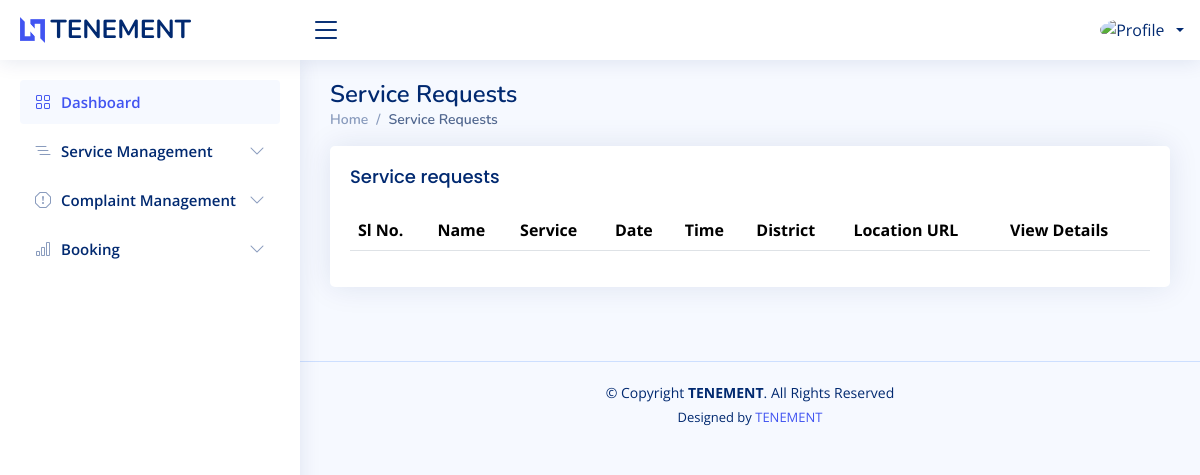
Page /employee/payment.php on the earlier database version.
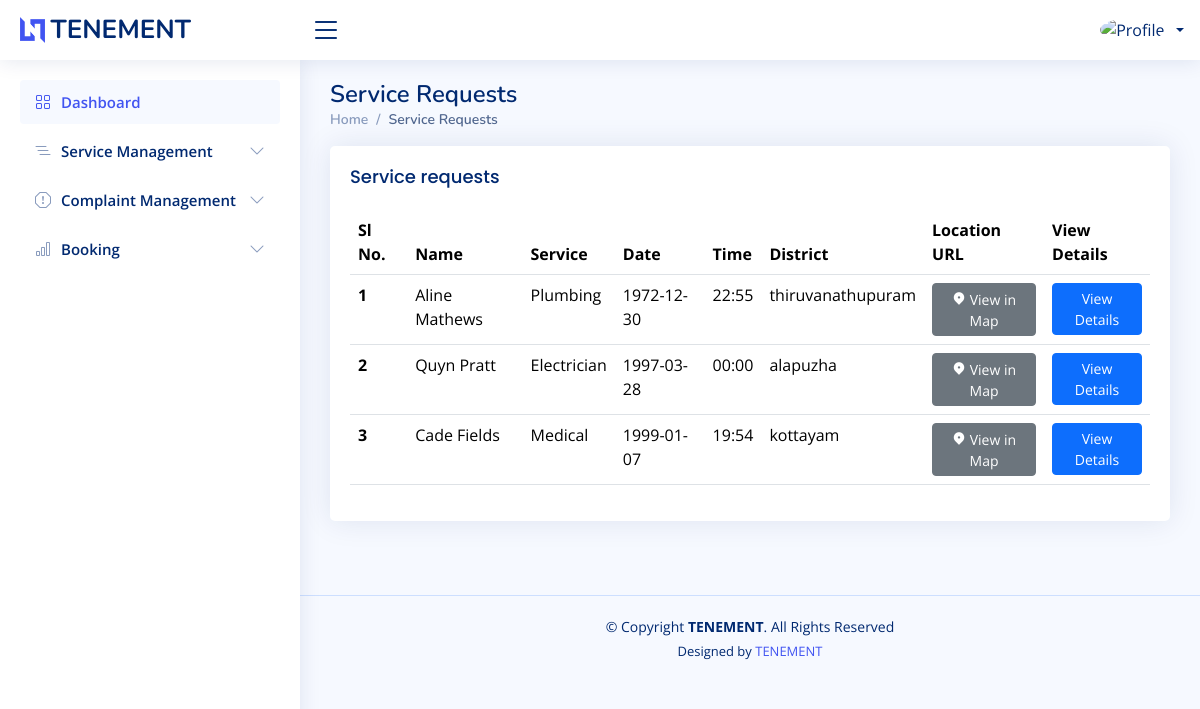
Same page on the later database version.
### tables this page shows
CREATE TABLE `booking` (
  `bookingid` int(50) NOT NULL,
  `name` varchar(50) NOT NULL,
  `phone` varchar(50) NOT NULL,
  `date` date NOT NULL,
  `time` varchar(50) NOT NULL DEFAULT current_timestamp(),
  `address` varchar(200) NOT NULL,
  `district` varchar(50) NOT NULL,
  `city` varchar(50) NOT NULL,
  `instructions` varchar(300) NOT NULL,
  `landmark` varchar(100) NOT NULL,
  `url` varchar(100) NOT NULL,
  `status` int(20) NOT NULL,
  `email` varchar(50) NOT NULL,
  `serviceid` int(50) NOT NULL,
  `rating` int(11) NOT NULL,
  `feedback` varchar(500) NOT NULL
);

CREATE TABLE `addservice` (
  `serviceid` int(100) NOT NULL,
  `services` varchar(100) NOT NULL,
  `description` varchar(500) NOT NULL,
  `experience` varchar(100) NOT NULL,
  `rate` varchar(100) NOT NULL,
  `email` varchar(50) NOT NULL
);

### connect.php (called while the page is built, shortened)
<?php
$dbname="tenement";
$conn=mysqli_connect("localhost","root","",$dbname);
function select_data($sql)
{
  global $conn;
  $res = mysqli_query($conn, $sql);
  if ($res)
    return $res;
  else
    return False;
}
?>

### employee/payment.php (the view, shortened to what this page needs)
<?php
include 'header.php';
?>
<main id="main" class="main">
  <div class="pagetitle">
    <h1>Service Requests</h1>
    <nav>
      <ol class="breadcrumb">
        <li class="breadcrumb-item"><a href="index.php">Home</a></li>
        <li class="breadcrumb-item active">Service Requests</li>
      </ol>
    </nav>
  </div>
  <section class="section dashboard">
    <div class="row">
      <section class="section">
        <div class="row">
          <div class="col-lg-12">
            <div class="card">
              <div class="card-body">
                <h5 class="card-title">Service requests</h5>
                <table class="table datatable">
                  <thead>
                    <tr>
                      <th scope="col">Sl No.</th>
                      <th scope="col">Name</th>
                      <th scope="col">Service</th>
                      <th scope="col">Date</th>
                      <th scope="col">Time</th>
                      <th scope="col">District</th>
                      <th scope="col">Location URL</th>
                      <th scope="col">View Details</th>
                    </tr>
                  </thead>
                  <tbody>
                    <?php
                    $sql1 = "SELECT b.*,a.services from booking b,addservice a where  a.serviceid=b.serviceid  and status ='2'";
                    $data1 = select_data($sql1);
                    $n = 1;
                    while ($row = mysqli_fetch_assoc($data1)) {
                    ?>
                      <tr>
                        <th scope='row'><?php echo $n++; ?></th>
                        <td><?php echo  $row['name'] ?></td>
                        <td><?php echo  $row['services'] ?></td>
                        <td><?php echo $row['date'] ?></td>
                        <td><?php echo $row['time'] ?></td>
                        <td> <?php echo $row['district']  ?></td>
                        <td> <a class="btn btn-secondary btn-sm" target="_blank" href="<?php echo $row['url']  ?>"><i class="  ri-map-pin-2-fill"></i> View in Map</a></td>
                        <td>
                          <div class="btn-group">
                            <a class="btn btn-primary btn-sm" data-bs-toggle="modal" data-bs-target="#verticalycentered2" onclick="passdes('<b>Name: </b><?php echo $row['name']; ?><br><b>Phone: </b><?php echo $row['phone']; ?><br><b>Service: </b><?php echo $row['services']; ?><br><b>Date: </b><?php echo $row['date']; ?><br><b>Time: </b><?php echo $row['time']; ?><br><b>Address: </b><?php echo $row['address']; ?><br><b>District: </b><?php echo $row['district']; ?><br><b>City: </b><?php echo $row['city']; ?><br><b>Instructions: </b><?php echo $row['instructions']; ?><br><b>Landmark: </b><?php echo $row['landmark']; ?><br><b>Email: </b><?php echo $row['email']; ?>')">View Details</a>
                          </div>
                        </td>
                    </tr>
                    <?php
                    }
                    ?>
                  </tbody>
                </table>
              </div>
            </div>
          </div>
        </div>
</main>

Differences in the rows shown:
now on this page (row edited): booking: name "Aline Mathews", serviceid.services "Plumbing", date "1972-12-30", time "22:55", district "thiruvanathupuram"
now on this page (row edited): booking: name "Quyn Pratt", serviceid.services "Electrician", date "1997-03-28", time "00:00", district "alapuzha"
now on this page (row edited): booking: name "Cade Fields", serviceid.services "Medical", date "1999-01-07", time "19:54", district "kottayam"
